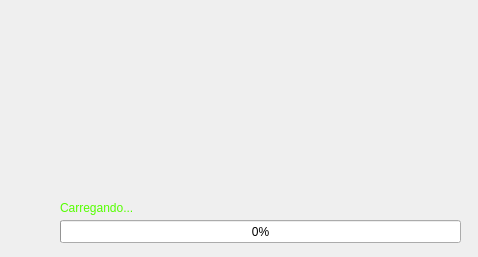
<?xml version="1.0" encoding="UTF-8"?>
<ui version="4.0">
 <class>FrmLoading</class>
 <widget class="QMainWindow" name="FrmLoading">
  <property name="geometry">
   <rect>
    <x>0</x>
    <y>0</y>
    <width>478</width>
    <height>257</height>
   </rect>
  </property>
  <property name="cursor">
   <cursorShape>BlankCursor</cursorShape>
  </property>
  <property name="windowTitle">
   <string/>
  </property>
  <widget class="QWidget" name="centralwidget">
   <widget class="QLabel" name="lblFundo">
    <property name="geometry">
     <rect>
      <x>0</x>
      <y>0</y>
      <width>491</width>
      <height>271</height>
     </rect>
    </property>
    <property name="text">
     <string/>
    </property>
    <property name="pixmap">
     <pixmap>splash_screen_backgroundA.png</pixmap>
    </property>
   </widget>
   <widget class="QLabel" name="lblStatus">
    <property name="geometry">
     <rect>
      <x>60</x>
      <y>200</y>
      <width>101</width>
      <height>16</height>
     </rect>
    </property>
    <property name="text">
     <string>&lt;html&gt;&lt;head/&gt;&lt;body&gt;&lt;p&gt;&lt;span style=&quot; color:#55ff00;&quot;&gt;Carregando...&lt;/span&gt;&lt;/p&gt;&lt;/body&gt;&lt;/html&gt;</string>
    </property>
   </widget>
   <widget class="QProgressBar" name="progressBar">
    <property name="geometry">
     <rect>
      <x>60</x>
      <y>220</y>
      <width>401</width>
      <height>23</height>
     </rect>
    </property>
    <property name="value">
     <number>0</number>
    </property>
   </widget>
  </widget>
 </widget>
 <resources/>
 <connections/>
 <slots>
  <signal>opened()</signal>
 </slots>
</ui>
